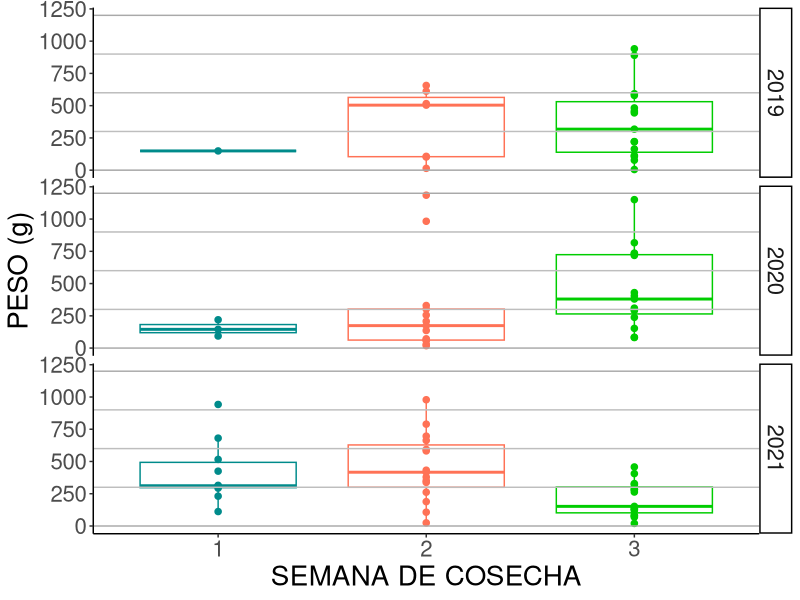
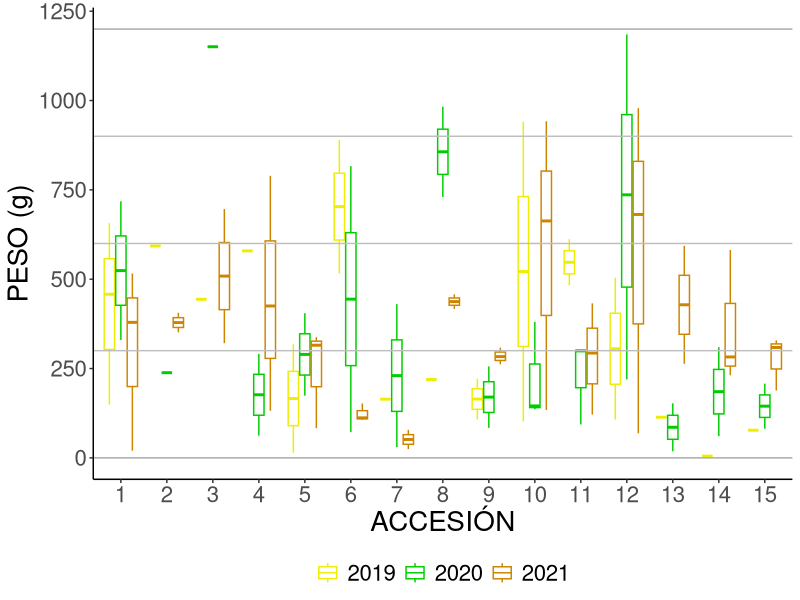
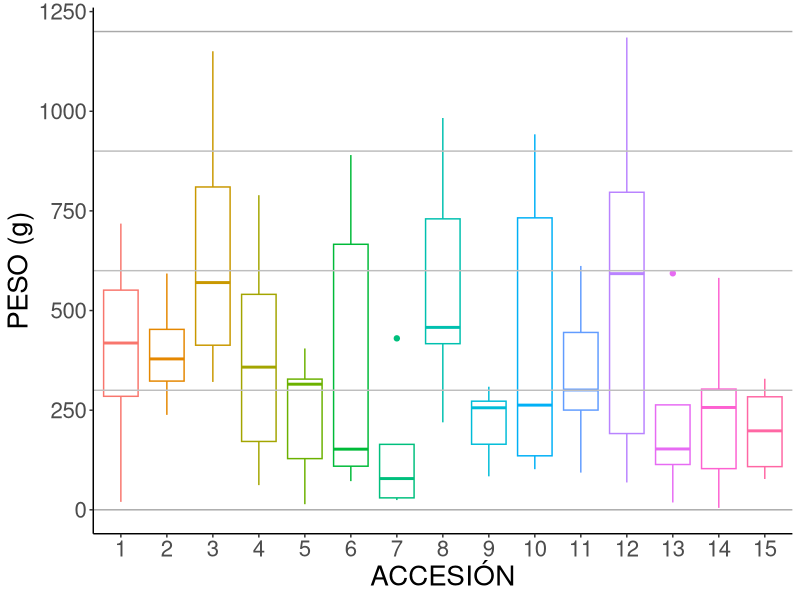
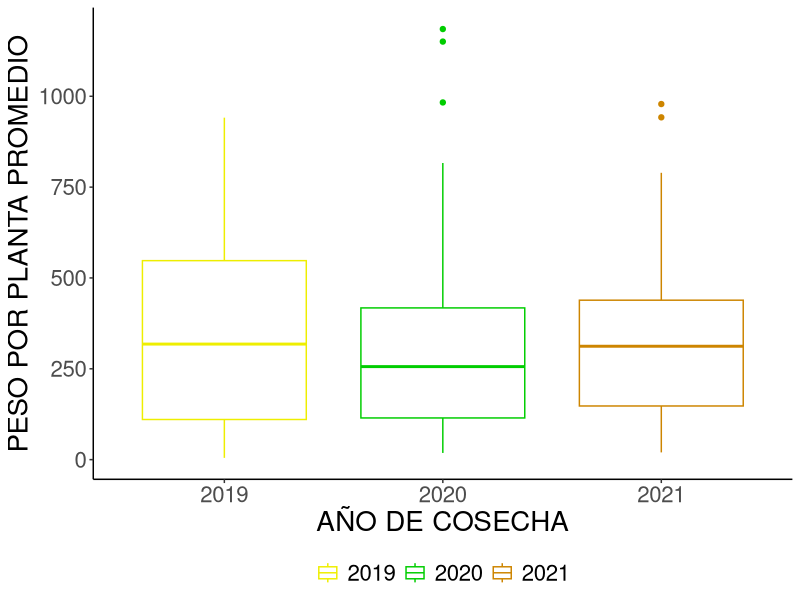

Reproduce these figures in R, in order.
## ---- chunk 1
knitr::opts_chunk$set(warning = FALSE, message = FALSE, echo = FALSE)

data<-read.delim("rendmor.txt")
attach(data)
# names(data)
# str(data)
# data[is.na(data)] <-  0
data$YEAR<-as.factor(YEAR)
data$ACC<-as.factor(ACC)
data$WEEK<-as.factor(WEEK)
data$WEEK<-factor(data$WEEK,levels=c("1", "2","3"))
data$DATE<-as.Date(DATE, format="%m/%d/%y")
data$N<-as.numeric(N)
attach(data)

## ---- chunk 2
knitr::opts_chunk$set(warning = FALSE, message = FALSE, echo = FALSE)

library(ggplot2)
f1<-ggplot(data=data, aes(x=WEEK, y=P, color=WEEK)) +
  geom_boxplot(size=.5)+
  scale_color_manual(values=c("cyan4", "coral1","green3"))+
  geom_point(size=3, shape=20) +
  labs(y="PESO (g)", x="SEMANA DE COSECHA")+
  theme(panel.grid.major.x = element_blank())+
  facet_grid(YEAR~.)+
  theme_classic()+
  theme(text = element_text(size=20))+
  theme(legend.title=element_blank())+
  theme(legend.position = "none")+
  geom_hline(aes(yintercept=0), color="darkgrey")+
  geom_hline(aes(yintercept=300), color="grey")+
  geom_hline(aes(yintercept=600), color="grey")+
  geom_hline(aes(yintercept=900), color="grey")+
  geom_hline(aes(yintercept=1200), color="darkgrey")
f1

## ---- chunk 3
knitr::opts_chunk$set(warning = FALSE, message = FALSE, echo = FALSE)

f2<-ggplot(data=data, aes(x=ACC, y=P, color=YEAR)) +
  geom_boxplot(size=.5)+
  scale_color_manual(values=c("yellow2", "green3","orange3"))+
  labs(y="PESO (g)", x="ACCESIÓN")+
  theme(panel.grid.major.x = element_blank())+
  theme_classic()+
  theme(text = element_text(size=20))+
  theme(legend.title=element_blank())+
  theme(legend.position = "bottom" )+
  geom_hline(aes(yintercept=0), color="darkgrey")+
  geom_hline(aes(yintercept=300), color="grey")+
  geom_hline(aes(yintercept=600), color="grey")+
  geom_hline(aes(yintercept=900), color="grey")+
  geom_hline(aes(yintercept=1200), color="darkgrey")
f2

## ---- chunk 4
knitr::opts_chunk$set(warning = FALSE, message = FALSE, echo = FALSE)

f3<-ggplot(data=data, aes(x=ACC, y=P, color=ACC)) +
  geom_boxplot(size=.5)+
  labs(y="PESO (g)", x="ACCESIÓN")+
  theme(panel.grid.major.x = element_blank())+
  theme_classic()+
  theme(text = element_text(size=20))+
  theme(legend.title=element_blank())+
  theme(legend.position = "none")+
  geom_hline(aes(yintercept=0), color="darkgrey")+
  geom_hline(aes(yintercept=300), color="grey")+
  geom_hline(aes(yintercept=600), color="grey")+
  geom_hline(aes(yintercept=900), color="grey")+
  geom_hline(aes(yintercept=1200), color="darkgrey")
f3

## ---- chunk 5
knitr::opts_chunk$set(warning = FALSE, message = FALSE, echo = FALSE)

f4<-ggplot(data=data, aes(x=YEAR, y=P, color=YEAR)) +
  geom_boxplot(size=.5)+
  scale_color_manual(values=c("yellow2", "green3","orange3"))+
  labs(y="PESO POR PLANTA PROMEDIO", x="AÑO DE COSECHA")+
  theme_classic()+
  theme(text = element_text(size=20))+
  theme(legend.title=element_blank())+
  theme(legend.position = "bottom" )
f4

